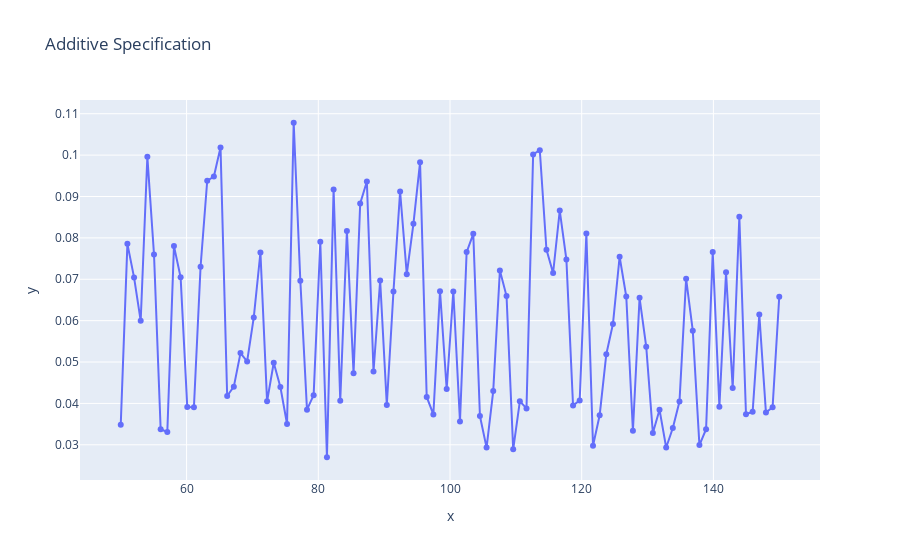
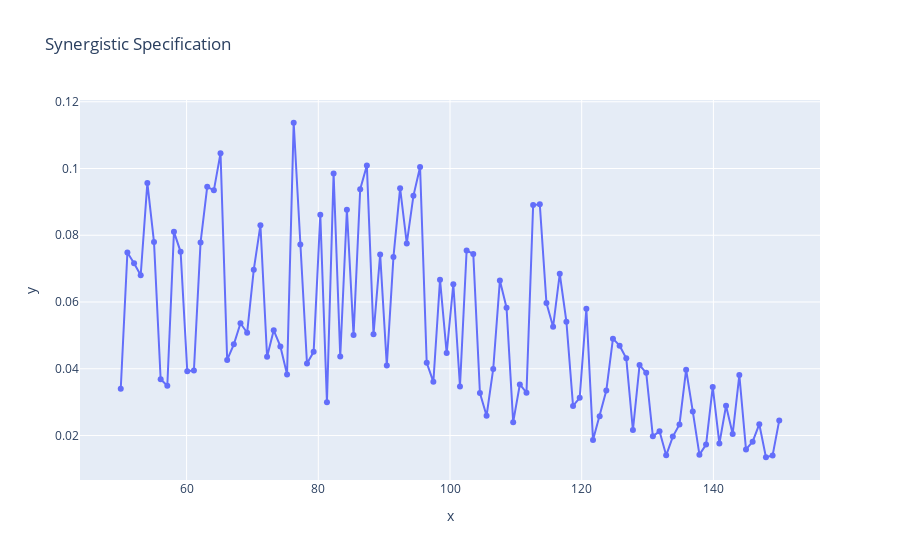

The cell these charts' notebook holds for them, in order:
### Markdown cell above
3.4) by using the .summary() output: 

the P-values evaluate the null hypothesis that the predictor's coefficient is zero. 
The significant predictors are variables with p-values < 0.05 provide statistically significant evidence for their contribution to the model. 
if the interaction term's p-value is low, it suggests a significant synergistic effect.

### Code cell
import numpy as np
import plotly.express as px

# Simulate predictor data for plotting
np.random.seed(42)
attack_vals = np.linspace(50, 150, 100)
defense_vals = attack_vals + np.random.normal(0, 10, size=100)
binary_vals = np.random.choice([0, 1], size=100)
generation_vals = np.random.choice(range(1, 7), size=100)

# Generate outcome probabilities for visualization
additive_probs = log_reg_additive.predict(pd.DataFrame({
    'Attack': attack_vals,
    'Defense': defense_vals,
    'Generation': generation_vals
}))

synergistic_probs = log_reg_synergistic.predict(pd.DataFrame({
    'Attack': attack_vals,
    'Defense': defense_vals,
    'Generation': generation_vals
}))

# Plot Additive Specification
fig_additive = px.scatter(x=attack_vals, y=additive_probs, title="Additive Specification")
fig_additive.update_traces(mode='markers+lines')
fig_additive.show()

# Plot Synergistic Specification
fig_synergistic = px.scatter(x=attack_vals, y=synergistic_probs, title="Synergistic Specification")
fig_synergistic.update_traces(mode='markers+lines')
fig_synergistic.show()
